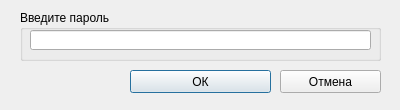
<?xml version="1.0" encoding="UTF-8"?>
<ui version="4.0">
 <class>EnterPasswordDialog</class>
 <widget class="QDialog" name="EnterPasswordDialog">
  <property name="geometry">
   <rect>
    <x>0</x>
    <y>0</y>
    <width>400</width>
    <height>110</height>
   </rect>
  </property>
  <property name="minimumSize">
   <size>
    <width>400</width>
    <height>110</height>
   </size>
  </property>
  <property name="maximumSize">
   <size>
    <width>400</width>
    <height>110</height>
   </size>
  </property>
  <property name="windowTitle">
   <string>Аутентификация</string>
  </property>
  <property name="modal">
   <bool>true</bool>
  </property>
  <widget class="QGroupBox" name="groupBox">
   <property name="geometry">
    <rect>
     <x>20</x>
     <y>10</y>
     <width>361</width>
     <height>51</height>
    </rect>
   </property>
   <property name="title">
    <string>Введите пароль</string>
   </property>
   <widget class="QLineEdit" name="passwordText">
    <property name="geometry">
     <rect>
      <x>10</x>
      <y>20</y>
      <width>341</width>
      <height>20</height>
     </rect>
    </property>
   </widget>
  </widget>
  <widget class="QPushButton" name="acceptButton">
   <property name="geometry">
    <rect>
     <x>130</x>
     <y>70</y>
     <width>141</width>
     <height>23</height>
    </rect>
   </property>
   <property name="text">
    <string>ОК</string>
   </property>
  </widget>
  <widget class="QPushButton" name="cancelButton">
   <property name="geometry">
    <rect>
     <x>280</x>
     <y>70</y>
     <width>101</width>
     <height>23</height>
    </rect>
   </property>
   <property name="text">
    <string>Отмена</string>
   </property>
  </widget>
 </widget>
 <resources/>
 <connections/>
</ui>
